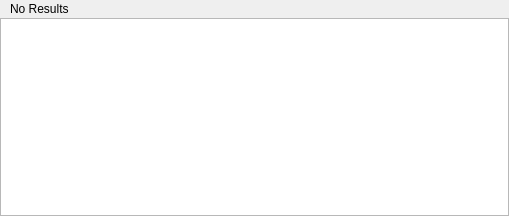
<?xml version="1.0" encoding="UTF-8"?>
<ui version="4.0">
 <class>FindResultsControl</class>
 <widget class="QWidget" name="FindResultsControl">
  <property name="geometry">
   <rect>
    <x>0</x>
    <y>0</y>
    <width>509</width>
    <height>216</height>
   </rect>
  </property>
  <property name="windowTitle">
   <string>Find Results</string>
  </property>
  <layout class="QVBoxLayout" name="verticalLayout">
   <property name="spacing">
    <number>2</number>
   </property>
   <property name="leftMargin">
    <number>0</number>
   </property>
   <property name="topMargin">
    <number>2</number>
   </property>
   <property name="rightMargin">
    <number>0</number>
   </property>
   <property name="bottomMargin">
    <number>0</number>
   </property>
   <item>
    <layout class="QHBoxLayout" name="horizontalLayout">
     <item>
      <widget class="QLabel" name="resultLabel">
       <property name="text">
        <string>No Results</string>
       </property>
       <property name="indent">
        <number>10</number>
       </property>
      </widget>
     </item>
    </layout>
   </item>
   <item>
    <widget class="QTreeView" name="resultList">
     <property name="acceptDrops">
      <bool>false</bool>
     </property>
    </widget>
   </item>
  </layout>
 </widget>
 <resources/>
 <connections/>
</ui>
